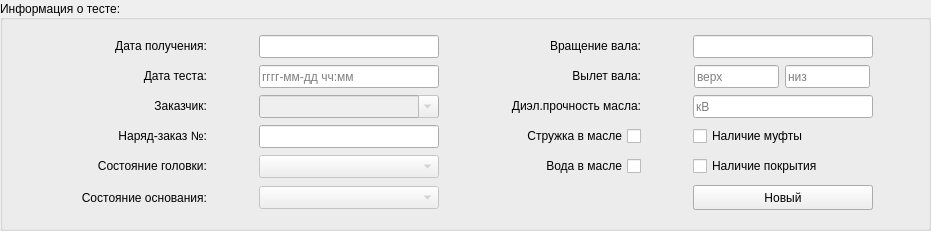
     <widget class="QGroupBox" name="groupTestInfo">
      <property name="geometry">
       <rect>
        <x>400</x>
        <y>120</y>
        <width>931</width>
        <height>231</height>
       </rect>
      </property>
      <property name="title">
       <string>Информация о тесте:</string>
      </property>
      <property name="alignment">
       <set>Qt::AlignLeading|Qt::AlignLeft|Qt::AlignVCenter</set>
      </property>
      <widget class="QWidget" name="gridLayoutWidget_3">
       <property name="geometry">
        <rect>
         <x>10</x>
         <y>30</y>
         <width>911</width>
         <height>191</height>
        </rect>
       </property>
       <property name="minimumSize">
        <size>
         <width>170</width>
         <height>0</height>
        </size>
       </property>
       <layout class="QGridLayout" name="gridTestInfo" columnstretch="1,0,0,0">
        <property name="horizontalSpacing">
         <number>5</number>
        </property>
        <property name="verticalSpacing">
         <number>2</number>
        </property>
        <item row="0" column="0">
         <widget class="QLabel" name="lbl11_2">
          <property name="sizePolicy">
           <sizepolicy hsizetype="Expanding" vsizetype="Fixed">
            <horstretch>0</horstretch>
            <verstretch>0</verstretch>
           </sizepolicy>
          </property>
          <property name="minimumSize">
           <size>
            <width>150</width>
            <height>0</height>
           </size>
          </property>
          <property name="maximumSize">
           <size>
            <width>150</width>
            <height>20</height>
           </size>
          </property>
          <property name="lineWidth">
           <number>-2</number>
          </property>
          <property name="text">
           <string>Дата получения:</string>
          </property>
          <property name="alignment">
           <set>Qt::AlignRight|Qt::AlignTrailing|Qt::AlignVCenter</set>
          </property>
         </widget>
        </item>
        <item row="0" column="3">
         <widget class="QLineEdit" name="txtRotation">
          <property name="sizePolicy">
           <sizepolicy hsizetype="Fixed" vsizetype="Fixed">
            <horstretch>0</horstretch>
            <verstretch>0</verstretch>
           </sizepolicy>
          </property>
          <property name="minimumSize">
           <size>
            <width>180</width>
            <height>23</height>
           </size>
          </property>
          <property name="maximumSize">
           <size>
            <width>180</width>
            <height>23</height>
           </size>
          </property>
          <property name="focusPolicy">
           <enum>Qt::ClickFocus</enum>
          </property>
          <property name="toolTip">
           <string>Вращение вала</string>
          </property>
          <property name="inputMethodHints">
           <set>Qt::ImhNone</set>
          </property>
          <property name="readOnly">
           <bool>true</bool>
          </property>
         </widget>
        </item>
        <item row="5" column="3">
         <widget class="QWidget" name="widget_3" native="true">
          <property name="minimumSize">
           <size>
            <width>180</width>
            <height>25</height>
           </size>
          </property>
          <property name="maximumSize">
           <size>
            <width>180</width>
            <height>25</height>
           </size>
          </property>
          <widget class="QPushButton" name="btnTest_Save">
           <property name="geometry">
            <rect>
             <x>0</x>
             <y>0</y>
             <width>100</width>
             <height>25</height>
            </rect>
           </property>
           <property name="sizePolicy">
            <sizepolicy hsizetype="Maximum" vsizetype="Fixed">
             <horstretch>0</horstretch>
             <verstretch>0</verstretch>
            </sizepolicy>
           </property>
           <property name="minimumSize">
            <size>
             <width>100</width>
             <height>25</height>
            </size>
           </property>
           <property name="maximumSize">
            <size>
             <width>105</width>
             <height>25</height>
            </size>
           </property>
           <property name="text">
            <string>Сохранить</string>
           </property>
          </widget>
          <widget class="QPushButton" name="btnTest_Cancel">
           <property name="geometry">
            <rect>
             <x>100</x>
             <y>0</y>
             <width>80</width>
             <height>25</height>
            </rect>
           </property>
           <property name="sizePolicy">
            <sizepolicy hsizetype="Maximum" vsizetype="Fixed">
             <horstretch>0</horstretch>
             <verstretch>0</verstretch>
            </sizepolicy>
           </property>
           <property name="minimumSize">
            <size>
             <width>80</width>
             <height>25</height>
            </size>
           </property>
           <property name="maximumSize">
            <size>
             <width>85</width>
             <height>25</height>
            </size>
           </property>
           <property name="text">
            <string>Отмена</string>
           </property>
          </widget>
          <widget class="QPushButton" name="btnTest_New">
           <property name="geometry">
            <rect>
             <x>0</x>
             <y>0</y>
             <width>180</width>
             <height>25</height>
            </rect>
           </property>
           <property name="sizePolicy">
            <sizepolicy hsizetype="Maximum" vsizetype="Fixed">
             <horstretch>0</horstretch>
             <verstretch>0</verstretch>
            </sizepolicy>
           </property>
           <property name="minimumSize">
            <size>
             <width>180</width>
             <height>25</height>
            </size>
           </property>
           <property name="maximumSize">
            <size>
             <width>180</width>
             <height>23</height>
            </size>
           </property>
           <property name="text">
            <string>Новый</string>
           </property>
          </widget>
         </widget>
        </item>
        <item row="2" column="3">
         <widget class="QLineEdit" name="txtOilKV">
          <property name="sizePolicy">
           <sizepolicy hsizetype="Fixed" vsizetype="Fixed">
            <horstretch>0</horstretch>
            <verstretch>0</verstretch>
           </sizepolicy>
          </property>
          <property name="minimumSize">
           <size>
            <width>180</width>
            <height>23</height>
           </size>
          </property>
          <property name="maximumSize">
           <size>
            <width>180</width>
            <height>23</height>
           </size>
          </property>
          <property name="focusPolicy">
           <enum>Qt::ClickFocus</enum>
          </property>
          <property name="toolTip">
           <string>Диэл.прочность масла</string>
          </property>
          <property name="inputMethodHints">
           <set>Qt::ImhNone</set>
          </property>
          <property name="maxLength">
           <number>5</number>
          </property>
          <property name="readOnly">
           <bool>true</bool>
          </property>
          <property name="placeholderText">
           <string>кВ</string>
          </property>
         </widget>
        </item>
        <item row="2" column="2">
         <widget class="QLabel" name="lbl18_2">
          <property name="sizePolicy">
           <sizepolicy hsizetype="Fixed" vsizetype="Fixed">
            <horstretch>0</horstretch>
            <verstretch>0</verstretch>
           </sizepolicy>
          </property>
          <property name="minimumSize">
           <size>
            <width>150</width>
            <height>0</height>
           </size>
          </property>
          <property name="maximumSize">
           <size>
            <width>150</width>
            <height>20</height>
           </size>
          </property>
          <property name="text">
           <string>Диэл.прочность масла:</string>
          </property>
          <property name="alignment">
           <set>Qt::AlignRight|Qt::AlignTrailing|Qt::AlignVCenter</set>
          </property>
         </widget>
        </item>
        <item row="3" column="3">
         <widget class="QCheckBox" name="chkCoupling">
          <property name="text">
           <string>Наличие муфты</string>
          </property>
         </widget>
        </item>
        <item row="3" column="2">
         <widget class="QCheckBox" name="chkOilShavings">
          <property name="layoutDirection">
           <enum>Qt::RightToLeft</enum>
          </property>
          <property name="text">
           <string>Стружка в масле</string>
          </property>
          <property name="checked">
           <bool>false</bool>
          </property>
         </widget>
        </item>
        <item row="2" column="1">
         <widget class="QComboBox" name="cmbCustomer">
          <property name="enabled">
           <bool>false</bool>
          </property>
          <property name="sizePolicy">
           <sizepolicy hsizetype="Preferred" vsizetype="Fixed">
            <horstretch>0</horstretch>
            <verstretch>0</verstretch>
           </sizepolicy>
          </property>
          <property name="minimumSize">
           <size>
            <width>180</width>
            <height>23</height>
           </size>
          </property>
          <property name="maximumSize">
           <size>
            <width>180</width>
            <height>23</height>
           </size>
          </property>
          <property name="toolTip">
           <string>Заказчик</string>
          </property>
          <property name="editable">
           <bool>true</bool>
          </property>
         </widget>
        </item>
        <item row="3" column="0">
         <widget class="QLabel" name="lbl13">
          <property name="sizePolicy">
           <sizepolicy hsizetype="Fixed" vsizetype="Fixed">
            <horstretch>0</horstretch>
            <verstretch>0</verstretch>
           </sizepolicy>
          </property>
          <property name="minimumSize">
           <size>
            <width>150</width>
            <height>0</height>
           </size>
          </property>
          <property name="maximumSize">
           <size>
            <width>150</width>
            <height>20</height>
           </size>
          </property>
          <property name="text">
           <string>Наряд-заказ №:</string>
          </property>
          <property name="alignment">
           <set>Qt::AlignRight|Qt::AlignTrailing|Qt::AlignVCenter</set>
          </property>
         </widget>
        </item>
        <item row="1" column="0">
         <widget class="QLabel" name="lbl11">
          <property name="sizePolicy">
           <sizepolicy hsizetype="Expanding" vsizetype="Fixed">
            <horstretch>0</horstretch>
            <verstretch>0</verstretch>
           </sizepolicy>
          </property>
          <property name="minimumSize">
           <size>
            <width>150</width>
            <height>0</height>
           </size>
          </property>
          <property name="maximumSize">
           <size>
            <width>150</width>
            <height>20</height>
           </size>
          </property>
          <property name="lineWidth">
           <number>-2</number>
          </property>
          <property name="text">
           <string>Дата теста:</string>
          </property>
          <property name="alignment">
           <set>Qt::AlignRight|Qt::AlignTrailing|Qt::AlignVCenter</set>
          </property>
         </widget>
        </item>
        <item row="1" column="1">
         <widget class="QLineEdit" name="txtDateTime">
          <property name="sizePolicy">
           <sizepolicy hsizetype="Fixed" vsizetype="Fixed">
            <horstretch>0</horstretch>
            <verstretch>0</verstretch>
           </sizepolicy>
          </property>
          <property name="minimumSize">
           <size>
            <width>170</width>
            <height>23</height>
           </size>
          </property>
          <property name="maximumSize">
           <size>
            <width>180</width>
            <height>23</height>
           </size>
          </property>
          <property name="focusPolicy">
           <enum>Qt::NoFocus</enum>
          </property>
          <property name="toolTip">
           <string>Дата теста</string>
          </property>
          <property name="inputMethodHints">
           <set>Qt::ImhNone</set>
          </property>
          <property name="readOnly">
           <bool>true</bool>
          </property>
          <property name="placeholderText">
           <string>гггг-мм-дд чч:мм</string>
          </property>
         </widget>
        </item>
        <item row="2" column="0">
         <widget class="QLabel" name="lbl12">
          <property name="sizePolicy">
           <sizepolicy hsizetype="Fixed" vsizetype="Fixed">
            <horstretch>0</horstretch>
            <verstretch>0</verstretch>
           </sizepolicy>
          </property>
          <property name="minimumSize">
           <size>
            <width>150</width>
            <height>0</height>
           </size>
          </property>
          <property name="maximumSize">
           <size>
            <width>150</width>
            <height>20</height>
           </size>
          </property>
          <property name="text">
           <string>Заказчик:</string>
          </property>
          <property name="alignment">
           <set>Qt::AlignRight|Qt::AlignTrailing|Qt::AlignVCenter</set>
          </property>
         </widget>
        </item>
        <item row="3" column="1">
         <widget class="QLineEdit" name="txtOrderNum">
          <property name="enabled">
           <bool>true</bool>
          </property>
          <property name="sizePolicy">
           <sizepolicy hsizetype="Fixed" vsizetype="Fixed">
            <horstretch>0</horstretch>
            <verstretch>0</verstretch>
           </sizepolicy>
          </property>
          <property name="minimumSize">
           <size>
            <width>170</width>
            <height>23</height>
           </size>
          </property>
          <property name="maximumSize">
           <size>
            <width>180</width>
            <height>23</height>
           </size>
          </property>
          <property name="focusPolicy">
           <enum>Qt::ClickFocus</enum>
          </property>
          <property name="toolTip">
           <string>Наряд-заказ</string>
          </property>
          <property name="inputMethodHints">
           <set>Qt::ImhNone</set>
          </property>
          <property name="readOnly">
           <bool>true</bool>
          </property>
         </widget>
        </item>
        <item row="4" column="2">
         <widget class="QCheckBox" name="chkOilWater">
          <property name="layoutDirection">
           <enum>Qt::RightToLeft</enum>
          </property>
          <property name="text">
           <string>Вода в масле</string>
          </property>
          <property name="checked">
           <bool>false</bool>
          </property>
         </widget>
        </item>
        <item row="4" column="3">
         <widget class="QCheckBox" name="chkCoating">
          <property name="text">
           <string>Наличие покрытия</string>
          </property>
         </widget>
        </item>
        <item row="1" column="3">
         <layout class="QHBoxLayout" name="horizontalLayout_5">
          <property name="spacing">
           <number>5</number>
          </property>
          <item>
           <widget class="QLineEdit" name="txtExtTop">
            <property name="sizePolicy">
             <sizepolicy hsizetype="Fixed" vsizetype="Fixed">
              <horstretch>0</horstretch>
              <verstretch>0</verstretch>
             </sizepolicy>
            </property>
            <property name="minimumSize">
             <size>
              <width>85</width>
              <height>23</height>
             </size>
            </property>
            <property name="maximumSize">
             <size>
              <width>85</width>
              <height>23</height>
             </size>
            </property>
            <property name="focusPolicy">
             <enum>Qt::ClickFocus</enum>
            </property>
            <property name="toolTip">
             <string>Вылет вала (низ)</string>
            </property>
            <property name="inputMethodHints">
             <set>Qt::ImhNone</set>
            </property>
            <property name="readOnly">
             <bool>true</bool>
            </property>
            <property name="placeholderText">
             <string>верх</string>
            </property>
           </widget>
          </item>
          <item>
           <widget class="QLineEdit" name="txtExtBottom">
            <property name="sizePolicy">
             <sizepolicy hsizetype="Fixed" vsizetype="Fixed">
              <horstretch>0</horstretch>
              <verstretch>0</verstretch>
             </sizepolicy>
            </property>
            <property name="minimumSize">
             <size>
              <width>85</width>
              <height>23</height>
             </size>
            </property>
            <property name="maximumSize">
             <size>
              <width>85</width>
              <height>23</height>
             </size>
            </property>
            <property name="focusPolicy">
             <enum>Qt::ClickFocus</enum>
            </property>
            <property name="toolTip">
             <string>Вылет вала (верх)</string>
            </property>
            <property name="inputMethodHints">
             <set>Qt::ImhNone</set>
            </property>
            <property name="readOnly">
             <bool>true</bool>
            </property>
            <property name="placeholderText">
             <string>низ</string>
            </property>
           </widget>
          </item>
         </layout>
        </item>
        <item row="4" column="1">
         <widget class="QComboBox" name="cmbHead">
          <property name="enabled">
           <bool>false</bool>
          </property>
          <property name="minimumSize">
           <size>
            <width>180</width>
            <height>23</height>
           </size>
          </property>
          <property name="maximumSize">
           <size>
            <width>181</width>
            <height>23</height>
           </size>
          </property>
          <property name="toolTip">
           <string>Состояние головки</string>
          </property>
         </widget>
        </item>
        <item row="5" column="1">
         <widget class="QComboBox" name="cmbBase">
          <property name="enabled">
           <bool>false</bool>
          </property>
          <property name="minimumSize">
           <size>
            <width>180</width>
            <height>23</height>
           </size>
          </property>
          <property name="maximumSize">
           <size>
            <width>181</width>
            <height>23</height>
           </size>
          </property>
          <property name="toolTip">
           <string>Состояние основания</string>
          </property>
         </widget>
        </item>
        <item row="5" column="0">
         <widget class="QLabel" name="lbl16">
          <property name="sizePolicy">
           <sizepolicy hsizetype="Fixed" vsizetype="Fixed">
            <horstretch>0</horstretch>
            <verstretch>0</verstretch>
           </sizepolicy>
          </property>
          <property name="minimumSize">
           <size>
            <width>150</width>
            <height>0</height>
           </size>
          </property>
          <property name="maximumSize">
           <size>
            <width>150</width>
            <height>19</height>
           </size>
          </property>
          <property name="text">
           <string>Состояние основания:</string>
          </property>
          <property name="alignment">
           <set>Qt::AlignRight|Qt::AlignTrailing|Qt::AlignVCenter</set>
          </property>
         </widget>
        </item>
        <item row="4" column="0">
         <widget class="QLabel" name="lbl15">
          <property name="sizePolicy">
           <sizepolicy hsizetype="Fixed" vsizetype="Fixed">
            <horstretch>0</horstretch>
            <verstretch>0</verstretch>
           </sizepolicy>
          </property>
          <property name="minimumSize">
           <size>
            <width>150</width>
            <height>0</height>
           </size>
          </property>
          <property name="maximumSize">
           <size>
            <width>150</width>
            <height>20</height>
           </size>
          </property>
          <property name="text">
           <string>Состояние головки:</string>
          </property>
          <property name="alignment">
           <set>Qt::AlignRight|Qt::AlignTrailing|Qt::AlignVCenter</set>
          </property>
         </widget>
        </item>
        <item row="0" column="2">
         <widget class="QLabel" name="lbl17_2">
          <property name="sizePolicy">
           <sizepolicy hsizetype="Fixed" vsizetype="Fixed">
            <horstretch>0</horstretch>
            <verstretch>0</verstretch>
           </sizepolicy>
          </property>
          <property name="minimumSize">
           <size>
            <width>150</width>
            <height>0</height>
           </size>
          </property>
          <property name="maximumSize">
           <size>
            <width>150</width>
            <height>20</height>
           </size>
          </property>
          <property name="text">
           <string>Вращение вала:</string>
          </property>
          <property name="alignment">
           <set>Qt::AlignRight|Qt::AlignTrailing|Qt::AlignVCenter</set>
          </property>
         </widget>
        </item>
        <item row="1" column="2">
         <widget class="QLabel" name="lbl17_3">
          <property name="sizePolicy">
           <sizepolicy hsizetype="Fixed" vsizetype="Fixed">
            <horstretch>0</horstretch>
            <verstretch>0</verstretch>
           </sizepolicy>
          </property>
          <property name="minimumSize">
           <size>
            <width>150</width>
            <height>0</height>
           </size>
          </property>
          <property name="maximumSize">
           <size>
            <width>150</width>
            <height>20</height>
           </size>
          </property>
          <property name="text">
           <string>Вылет вала:</string>
          </property>
          <property name="alignment">
           <set>Qt::AlignRight|Qt::AlignTrailing|Qt::AlignVCenter</set>
          </property>
         </widget>
        </item>
        <item row="0" column="1">
         <widget class="QLineEdit" name="txtDateReceived">
          <property name="enabled">
           <bool>true</bool>
          </property>
          <property name="sizePolicy">
           <sizepolicy hsizetype="Fixed" vsizetype="Fixed">
            <horstretch>0</horstretch>
            <verstretch>0</verstretch>
           </sizepolicy>
          </property>
          <property name="minimumSize">
           <size>
            <width>170</width>
            <height>23</height>
           </size>
          </property>
          <property name="maximumSize">
           <size>
            <width>180</width>
            <height>23</height>
           </size>
          </property>
          <property name="focusPolicy">
           <enum>Qt::ClickFocus</enum>
          </property>
          <property name="toolTip">
           <string>Наряд-заказ</string>
          </property>
          <property name="inputMethodHints">
           <set>Qt::ImhNone</set>
          </property>
          <property name="readOnly">
           <bool>true</bool>
          </property>
         </widget>
        </item>
       </layout>
      </widget>
     </widget>
